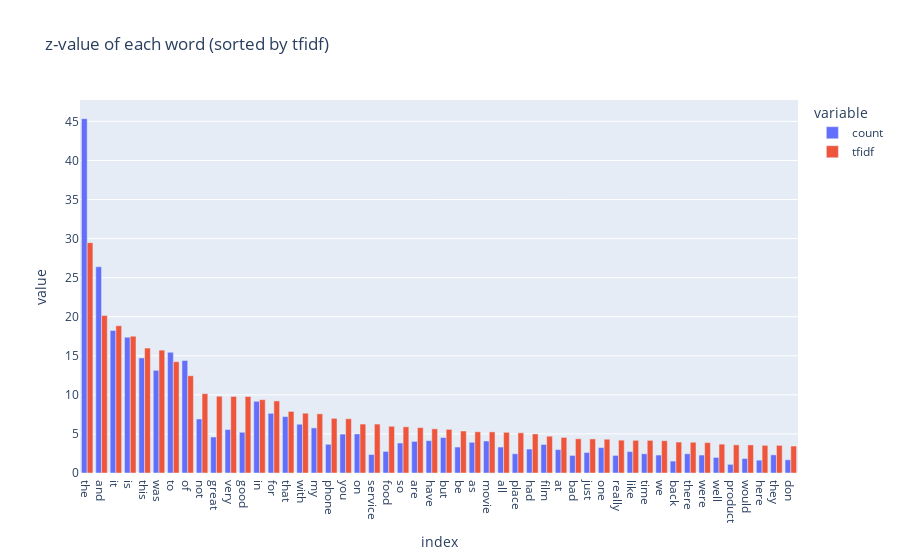

Notebook code cell kept with this figure:
### Code cell
px.bar(cmp_df.sort_values(by='tfidf', ascending=False)[:50], title='z-value of each word (sorted by tfidf)', barmode='group')

### Figure 1 — Plotly figure (JSON) as saved in the notebook; plotly's stock layout.template omitted (floating-point values rounded to 4 significant figures)
{"data": [{"alignmentgroup": "True", "hovertemplate": "variable=count<br>index=%{x}<br>value=%{y}<extra></extra>", "legendgroup": "count", "marker": {"color": "#636efa", "pattern": {"shape": ""}}, "name": "count", "offsetgroup": "count", "orientation": "v", "showlegend": true, "textposition": "auto", "type": "bar", "x": ["the", "and", "it", "is", "this", "was", "to", "of", "not", "great", "very", "good", "in", "for", "that", "with", "my", "phone", "you", "on", "service", "food", "so", "are", "have", "but", "be", "as", "movie", "all", "place", "had", "film", "at", "bad", "just", "one", "really", "like", "time", "we", "back", "there", "were", "well", "product", "would", "here", "they", "don"], "xaxis": "x", "y": [45.35, 26.39, 18.25, 17.39, 14.73, 13.14, 15.45, 14.4, 6.915, 4.606, 5.562, 5.212, 9.177, 7.638, 7.218, 6.238, 5.772, 3.673, 4.979, 5.002, 2.367, 2.763, 3.836, 4.046, 4.139, 4.536, 3.323, 3.929, 4.093, 3.323, 2.46, 3.066, 3.649, 2.996, 2.25, 2.623, 3.253, 2.25, 2.74, 2.46, 2.297, 1.527, 2.46, 2.297, 1.994, 1.107, 1.854, 1.644, 2.32, 1.69], "yaxis": "y"}, {"alignmentgroup": "True", "hovertemplate": "variable=tfidf<br>index=%{x}<br>value=%{y}<extra></extra>", "legendgroup": "tfidf", "marker": {"color": "#EF553B", "pattern": {"shape": ""}}, "name": "tfidf", "offsetgroup": "tfidf", "orientation": "v", "showlegend": true, "textposition": "auto", "type": "bar", "x": ["the", "and", "it", "is", "this", "was", "to", "of", "not", "great", "very", "good", "in", "for", "that", "with", "my", "phone", "you", "on", "service", "food", "so", "are", "have", "but", "be", "as", "movie", "all", "place", "had", "film", "at", "bad", "just", "one", "really", "like", "time", "we", "back", "there", "were", "well", "product", "would", "here", "they", "don"], "xaxis": "x", "y": [29.48, 20.15, 18.85, 17.51, 15.99, 15.73, 14.24, 12.45, 10.16, 9.819, 9.797, 9.789, 9.386, 9.224, 7.883, 7.651, 7.572, 6.998, 6.943, 6.263, 6.262, 5.978, 5.913, 5.809, 5.654, 5.584, 5.373, 5.274, 5.263, 5.207, 5.144, 4.997, 4.71, 4.554, 4.377, 4.362, 4.321, 4.2, 4.184, 4.179, 4.136, 3.959, 3.937, 3.89, 3.694, 3.603, 3.594, 3.538, 3.535, 3.45], "yaxis": "y"}], "layout": {"barmode": "group", "legend": {"title": {"text": "variable"}, "tracegroupgap": 0}, "title": {"text": "z-value of each word (sorted by tfidf)"}, "xaxis": {"anchor": "y", "domain": [0, 1], "title": {"text": "index"}}, "yaxis": {"anchor": "x", "domain": [0, 1], "title": {"text": "value"}}}}
